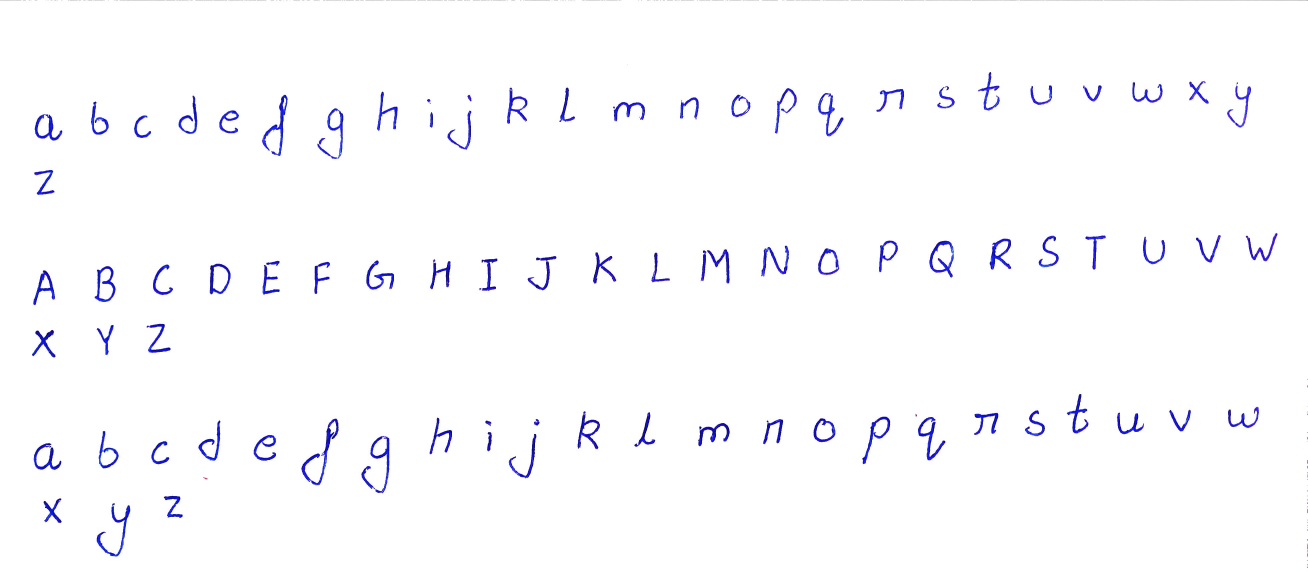
#> input picture python project/handwritten/images/hello.jpg, 3922 x 1718 px, found by its file name (shown at 1/3 size)
$ python camera.py
#> lines starting #> are read from the running program, lines starting #| are printed output that depends on the picture
#Import required libraries
from PIL import Image
import numpy as np

img=Image.open("python project/handwritten/images/hello.jpg")
#> img is the input picture: PIL image 3922x1718 RGB; mean R, G, B 250.6, 250.6, 253.5
a=np.array(img)
flag=0
lx,ly,ux,uy=95,423,182,333
Dict={}
Dict['a']=[]


for i in range(ly,uy,-1):
    m=[]
    for j in range(lx,ux):
        if a[i,j,0]<100 and a[i,j,1]<150 :
            if flag==0:
                m.append(j)
                flag=1
            elif j==ux-1 :
                m.append(j)
                flag=0
        elif flag==1 :
            m.append(j)
            flag=0
    Dict['a'].append(m)

arr = np.zeros([ly-uy,ux-lx,3], dtype=np.uint8)
arr[:,:]=[255,255,255]
y=0
flag=0
ja=None
for i in Dict['a']:
    for j in i:
        if flag==0 :
            ja=j
            flag=1
        else :
            arr[ly-uy-y,ja-lx:j+1-lx]=a[ly-y,ja:j+1]
            flag=0
    y+=1
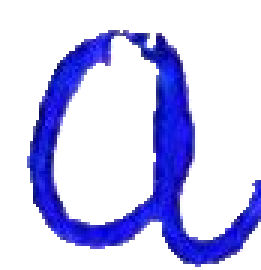
#> arr: shape (90, 87, 3) (shown 3 times larger); mean R, G, B 199.9, 200, 240.8
#> after the loop, ja = 136; y = 90

newimg=Image.fromarray(arr)
newimg.save("python project/handwritten/images/newimg.jpg")

print(Dict)
